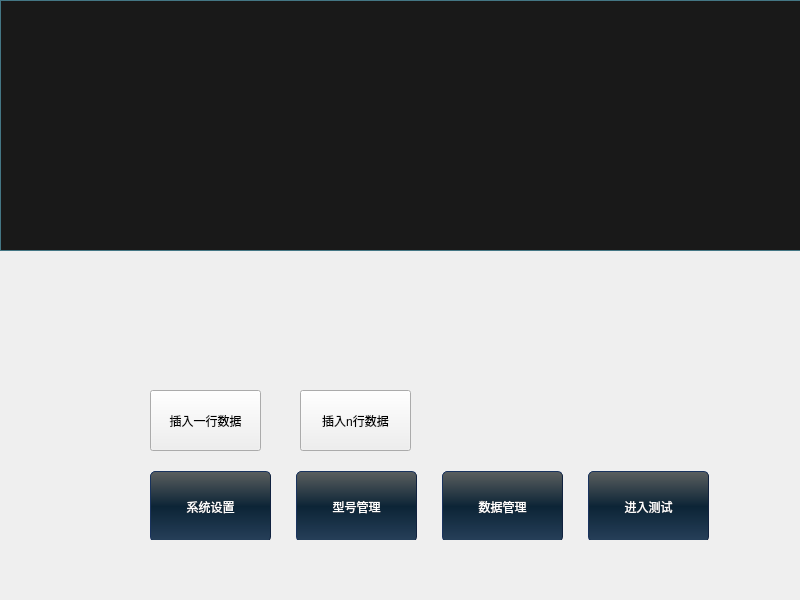
<?xml version="1.0" encoding="UTF-8"?>
<ui version="4.0">
 <class>SQL</class>
 <widget class="QWidget" name="SQL">
  <property name="geometry">
   <rect>
    <x>0</x>
    <y>0</y>
    <width>800</width>
    <height>600</height>
   </rect>
  </property>
  <property name="windowTitle">
   <string>SQL</string>
  </property>
  <widget class="QPushButton" name="pushButton">
   <property name="geometry">
    <rect>
     <x>150</x>
     <y>390</y>
     <width>111</width>
     <height>61</height>
    </rect>
   </property>
   <property name="text">
    <string>插入一行数据</string>
   </property>
  </widget>
  <widget class="QLabel" name="label">
   <property name="geometry">
    <rect>
     <x>0</x>
     <y>0</y>
     <width>800</width>
     <height>600</height>
    </rect>
   </property>
   <property name="text">
    <string/>
   </property>
   <property name="pixmap">
    <pixmap resource="image.qrc">:/new/prefix1/image/d1.bmp</pixmap>
   </property>
  </widget>
  <widget class="QWidget" name="horizontalLayoutWidget">
   <property name="geometry">
    <rect>
     <x>120</x>
     <y>460</y>
     <width>621</width>
     <height>80</height>
    </rect>
   </property>
   <layout class="QHBoxLayout" name="horizontalLayout">
    <item>
     <widget class="QPushButton" name="Key_A">
      <property name="enabled">
       <bool>true</bool>
      </property>
      <property name="minimumSize">
       <size>
        <width>121</width>
        <height>71</height>
       </size>
      </property>
      <property name="maximumSize">
       <size>
        <width>121</width>
        <height>71</height>
       </size>
      </property>
      <property name="styleSheet">
       <string notr="true">QPushButton {
    background: qlineargradient(x1: 0, y1: 0, x2: 0, y2: 1,stop: 0 #5B5F5F, stop: 0.5 #0C2436,stop: 1 #27405A);
    border-style: outset;
    border-width: 1px;
    border-radius: 5px;
    border-color: #11223F;
    color:white;
    padding: 1px;
}
QPushButton::hover{
    background: qlineargradient(x1: 0, y1: 0, x2: 0, y2: 1,stop: 0 #758385, stop: 0.5 #122C39,stop: 1 #0E7788);
    border-color: #11505C;
}
QPushButton::pressed{
    background: qlineargradient(x1: 0, y1: 0, x2: 0, y2: 1,stop: 0 #969B9C, stop: 0.5 #16354B,stop: 1 #244F76);
    border-color: #11505C;
}
QPushButton#up_Button{
border:1px groove white;
image: url(:/image/arrow_up.ico);
border-color: #447684;
    background-color:#191919;
}
QPushButton#down_Button{
border:1px groove white;
image: url(:/image/arrow_down.ico);
    border-color: #447684;
    background-color:#191919;
}</string>
      </property>
      <property name="text">
       <string>系统设置</string>
      </property>
      <property name="iconSize">
       <size>
        <width>64</width>
        <height>64</height>
       </size>
      </property>
     </widget>
    </item>
    <item>
     <widget class="QPushButton" name="Key_B">
      <property name="enabled">
       <bool>true</bool>
      </property>
      <property name="minimumSize">
       <size>
        <width>121</width>
        <height>71</height>
       </size>
      </property>
      <property name="maximumSize">
       <size>
        <width>121</width>
        <height>71</height>
       </size>
      </property>
      <property name="styleSheet">
       <string notr="true">QPushButton {
    background: qlineargradient(x1: 0, y1: 0, x2: 0, y2: 1,stop: 0 #5B5F5F, stop: 0.5 #0C2436,stop: 1 #27405A);
    border-style: outset;
    border-width: 1px;
    border-radius: 5px;
    border-color: #11223F;
    color:white;
    padding: 1px;
}
QPushButton::hover{
    background: qlineargradient(x1: 0, y1: 0, x2: 0, y2: 1,stop: 0 #758385, stop: 0.5 #122C39,stop: 1 #0E7788);
    border-color: #11505C;
}
QPushButton::pressed{
    background: qlineargradient(x1: 0, y1: 0, x2: 0, y2: 1,stop: 0 #969B9C, stop: 0.5 #16354B,stop: 1 #244F76);
    border-color: #11505C;
}
QPushButton#up_Button{
border:1px groove white;
image: url(:/image/arrow_up.ico);
border-color: #447684;
    background-color:#191919;
}
QPushButton#down_Button{
border:1px groove white;
image: url(:/image/arrow_down.ico);
    border-color: #447684;
    background-color:#191919;
}</string>
      </property>
      <property name="text">
       <string>型号管理</string>
      </property>
      <property name="iconSize">
       <size>
        <width>64</width>
        <height>64</height>
       </size>
      </property>
     </widget>
    </item>
    <item>
     <widget class="QPushButton" name="Key_C">
      <property name="enabled">
       <bool>true</bool>
      </property>
      <property name="minimumSize">
       <size>
        <width>121</width>
        <height>71</height>
       </size>
      </property>
      <property name="maximumSize">
       <size>
        <width>121</width>
        <height>71</height>
       </size>
      </property>
      <property name="styleSheet">
       <string notr="true">QPushButton {
    background: qlineargradient(x1: 0, y1: 0, x2: 0, y2: 1,stop: 0 #5B5F5F, stop: 0.5 #0C2436,stop: 1 #27405A);
    border-style: outset;
    border-width: 1px;
    border-radius: 5px;
    border-color: #11223F;
    color:white;
    padding: 1px;
}
QPushButton::hover{
    background: qlineargradient(x1: 0, y1: 0, x2: 0, y2: 1,stop: 0 #758385, stop: 0.5 #122C39,stop: 1 #0E7788);
    border-color: #11505C;
}
QPushButton::pressed{
    background: qlineargradient(x1: 0, y1: 0, x2: 0, y2: 1,stop: 0 #969B9C, stop: 0.5 #16354B,stop: 1 #244F76);
    border-color: #11505C;
}
QPushButton#up_Button{
border:1px groove white;
image: url(:/image/arrow_up.ico);
border-color: #447684;
    background-color:#191919;
}
QPushButton#down_Button{
border:1px groove white;
image: url(:/image/arrow_down.ico);
    border-color: #447684;
    background-color:#191919;
}</string>
      </property>
      <property name="text">
       <string>数据管理</string>
      </property>
      <property name="iconSize">
       <size>
        <width>64</width>
        <height>64</height>
       </size>
      </property>
     </widget>
    </item>
    <item>
     <widget class="QPushButton" name="Key_D">
      <property name="enabled">
       <bool>true</bool>
      </property>
      <property name="minimumSize">
       <size>
        <width>121</width>
        <height>71</height>
       </size>
      </property>
      <property name="maximumSize">
       <size>
        <width>121</width>
        <height>71</height>
       </size>
      </property>
      <property name="styleSheet">
       <string notr="true">QPushButton {
    background: qlineargradient(x1: 0, y1: 0, x2: 0, y2: 1,stop: 0 #5B5F5F, stop: 0.5 #0C2436,stop: 1 #27405A);
    border-style: outset;
    border-width: 1px;
    border-radius: 5px;
    border-color: #11223F;
    color:white;
    padding: 1px;
}
QPushButton::hover{
    background: qlineargradient(x1: 0, y1: 0, x2: 0, y2: 1,stop: 0 #758385, stop: 0.5 #122C39,stop: 1 #0E7788);
    border-color: #11505C;
}
QPushButton::pressed{
    background: qlineargradient(x1: 0, y1: 0, x2: 0, y2: 1,stop: 0 #969B9C, stop: 0.5 #16354B,stop: 1 #244F76);
    border-color: #11505C;
}
QPushButton#up_Button{
border:1px groove white;
image: url(:/image/arrow_up.ico);
border-color: #447684;
    background-color:#191919;
}
QPushButton#down_Button{
border:1px groove white;
image: url(:/image/arrow_down.ico);
    border-color: #447684;
    background-color:#191919;
}</string>
      </property>
      <property name="text">
       <string>进入测试</string>
      </property>
      <property name="iconSize">
       <size>
        <width>64</width>
        <height>64</height>
       </size>
      </property>
     </widget>
    </item>
   </layout>
  </widget>
  <widget class="QPushButton" name="pushButton_2">
   <property name="geometry">
    <rect>
     <x>300</x>
     <y>390</y>
     <width>111</width>
     <height>61</height>
    </rect>
   </property>
   <property name="text">
    <string>插入n行数据</string>
   </property>
  </widget>
  <widget class="QTableView" name="tableView">
   <property name="geometry">
    <rect>
     <x>0</x>
     <y>0</y>
     <width>801</width>
     <height>251</height>
    </rect>
   </property>
   <property name="focusPolicy">
    <enum>Qt::NoFocus</enum>
   </property>
   <property name="styleSheet">
    <string notr="true">background-color:#191919;
color: rgb(255, 255, 255);
border: 1px outset solid #32435E;
border-style: groove;
border-width: 1px;
border-color: #447684;

alternate-background-color:rgb(48,51,55);
selection-background-color:qlineargradient(x1:0, y1:0, x2:0, y2:1, stop:0 rgb(56,56,56),stop:1 rgb(76,76,76));</string>
   </property>
  </widget>
  <zorder>label</zorder>
  <zorder>pushButton</zorder>
  <zorder>horizontalLayoutWidget</zorder>
  <zorder>pushButton_2</zorder>
  <zorder>tableView</zorder>
 </widget>
 <layoutdefault spacing="6" margin="11"/>
 <resources>
  <include location="image.qrc"/>
 </resources>
 <connections/>
</ui>
